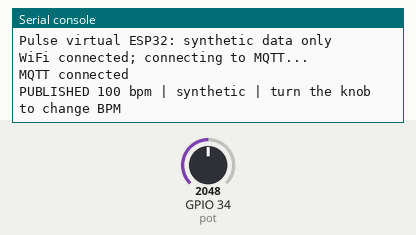
This program was run on a simulated ESP32 board running MicroPython. On the bench: the last lines printed to the serial console. Wiring (from the project's diagram.json): potentiometer on GPIO 34. The test bench sets the inputs (shaded band); at power-on: GPIO 34 (pot) = 2048 (analog values on the 0–4095 scale). WiFi joins after 1.5 s; no MQTT or app messages arrive unless stated.

Above: at 2.7 s.
2.8 s: GPIO 34 (pot) set to 2866
At 4.9 s:
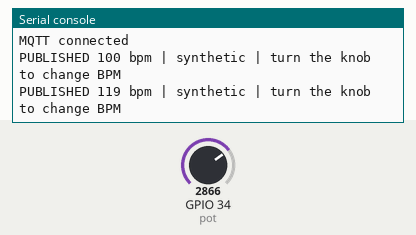
5.5 s: GPIO 34 (pot) set to 3603
At 6.5 s:
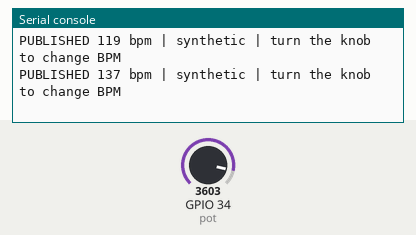
Timing chart, 0 to 8.5 s (numbered marks = the images above; inputs shaded):
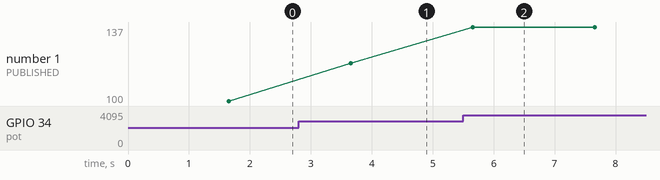

The program:

main.py
```python
# CHAN Ka Ming: virtual device. Potentiometer is synthetic BPM input, not a pulse sensor.
from machine import Pin, ADC
import network
import time
import ujson
from umqtt.simple import MQTTClient

TOPIC = b'pulse-demo/7de953b4-7952-4b45-9fe8-895df7dd90fc/heart-rate'
pot = ADC(Pin(34))
pot.atten(ADC.ATTN_11DB)
wifi = network.WLAN(network.STA_IF)
wifi.active(True)
wifi.connect('Wokwi-GUEST', '')
print('Pulse virtual ESP32: synthetic data only')
while not wifi.isconnected():
    time.sleep_ms(100)
print('WiFi connected; connecting to MQTT...')
client = None
while True:
    try:
        if client is None:
            client = MQTTClient('pulse-esp32-7de953b4', 'broker.hivemq.com', keepalive=30)
            client.connect()
            print('MQTT connected')
        bpm = 50 + (pot.read() * 100 // 4095)
        payload = ujson.dumps({'heart_rate': bpm, 'synthetic': True})
        client.publish(TOPIC, payload, retain=False, qos=0)
        print('PUBLISHED', bpm, 'bpm | synthetic | turn the knob to change BPM')
        time.sleep(2)
    except Exception as err:
        print('MQTT reconnecting:', type(err).__name__)
        try:
            client.disconnect()
        except Exception:
            pass
        client = None
        time.sleep(3)
```

Measured:
- after the input at 2.8 s, the serial console: prints a new line after 0.86 s (image 1)
- after the input at 5.5 s, the serial console: prints a new line after 0.16 s (image 2)
- plotted number 1: 100 → 119 after the input at 2.8 s, 119 → 137 after the input at 5.5 s
